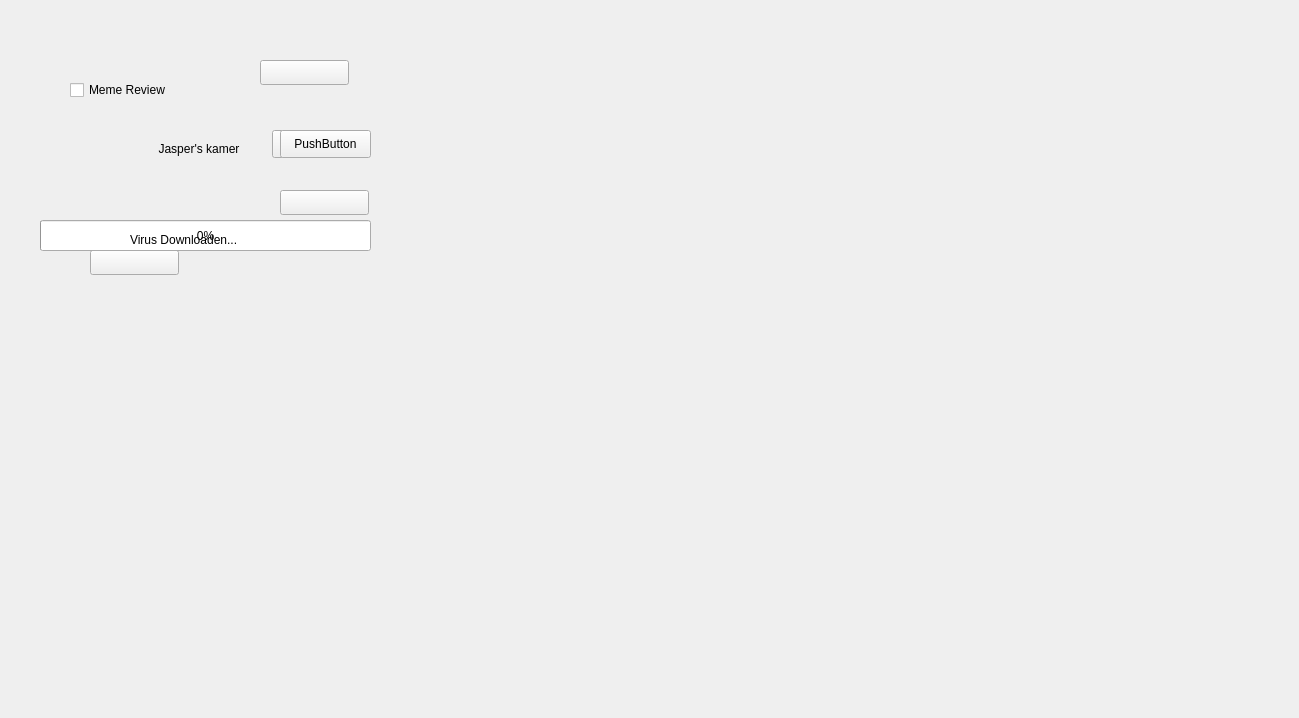
<?xml version="1.0" encoding="UTF-8"?>
<ui version="4.0">
 <class>kamer_jasper</class>
 <widget class="QWidget" name="kamer_jasper">
  <property name="geometry">
   <rect>
    <x>0</x>
    <y>0</y>
    <width>1299</width>
    <height>718</height>
   </rect>
  </property>
  <property name="windowTitle">
   <string>Form</string>
  </property>
  <widget class="QLabel" name="label">
   <property name="geometry">
    <rect>
     <x>150</x>
     <y>140</y>
     <width>98</width>
     <height>17</height>
    </rect>
   </property>
   <property name="text">
    <string>Jasper's kamer</string>
   </property>
   <property name="alignment">
    <set>Qt::AlignCenter</set>
   </property>
  </widget>
  <widget class="QPushButton" name="knop_zw">
   <property name="geometry">
    <rect>
     <x>280</x>
     <y>190</y>
     <width>89</width>
     <height>25</height>
    </rect>
   </property>
   <property name="text">
    <string/>
   </property>
  </widget>
  <widget class="QPushButton" name="knop_o">
   <property name="geometry">
    <rect>
     <x>260</x>
     <y>60</y>
     <width>89</width>
     <height>25</height>
    </rect>
   </property>
   <property name="text">
    <string/>
   </property>
  </widget>
  <widget class="QPushButton" name="knop_z">
   <property name="geometry">
    <rect>
     <x>90</x>
     <y>250</y>
     <width>89</width>
     <height>25</height>
    </rect>
   </property>
   <property name="text">
    <string/>
   </property>
  </widget>
  <widget class="QLabel" name="label_3">
   <property name="geometry">
    <rect>
     <x>90</x>
     <y>170</y>
     <width>101</width>
     <height>101</height>
    </rect>
   </property>
   <property name="text">
    <string/>
   </property>
   <property name="pixmap">
    <pixmap resource="djog_nanos_2018.qrc">:/plaatjes/Creature_Ghost_Dragon.gif</pixmap>
   </property>
  </widget>
  <widget class="QLabel" name="label_4">
   <property name="geometry">
    <rect>
     <x>180</x>
     <y>190</y>
     <width>55</width>
     <height>71</height>
    </rect>
   </property>
   <property name="text">
    <string/>
   </property>
   <property name="pixmap">
    <pixmap>plaatjes/Creature_Zealot.gif</pixmap>
   </property>
  </widget>
  <widget class="QCheckBox" name="checkBox">
   <property name="geometry">
    <rect>
     <x>70</x>
     <y>80</y>
     <width>111</width>
     <height>20</height>
    </rect>
   </property>
   <property name="text">
    <string>Meme Review</string>
   </property>
  </widget>
  <widget class="QPushButton" name="pushButton">
   <property name="geometry">
    <rect>
     <x>272</x>
     <y>130</y>
     <width>91</width>
     <height>28</height>
    </rect>
   </property>
   <property name="text">
    <string>.</string>
   </property>
  </widget>
  <widget class="QPushButton" name="pushButton_2">
   <property name="geometry">
    <rect>
     <x>280</x>
     <y>130</y>
     <width>91</width>
     <height>28</height>
    </rect>
   </property>
   <property name="text">
    <string>PushButton</string>
   </property>
  </widget>
  <widget class="QProgressBar" name="progressBar_2">
   <property name="geometry">
    <rect>
     <x>40</x>
     <y>220</y>
     <width>331</width>
     <height>31</height>
    </rect>
   </property>
   <property name="value">
    <number>0</number>
   </property>
  </widget>
  <widget class="QLabel" name="label_5">
   <property name="geometry">
    <rect>
     <x>130</x>
     <y>230</y>
     <width>151</width>
     <height>20</height>
    </rect>
   </property>
   <property name="text">
    <string>Virus Downloaden...</string>
   </property>
  </widget>
  <widget class="QLabel" name="label_2">
   <property name="geometry">
    <rect>
     <x>190</x>
     <y>-10</y>
     <width>221</width>
     <height>271</height>
    </rect>
   </property>
   <property name="text">
    <string/>
   </property>
   <property name="pixmap">
    <pixmap>plaatjes/meme review.jpg</pixmap>
   </property>
  </widget>
 </widget>
 <resources>
  <include location="djog_nanos_2018.qrc"/>
 </resources>
 <connections/>
</ui>
